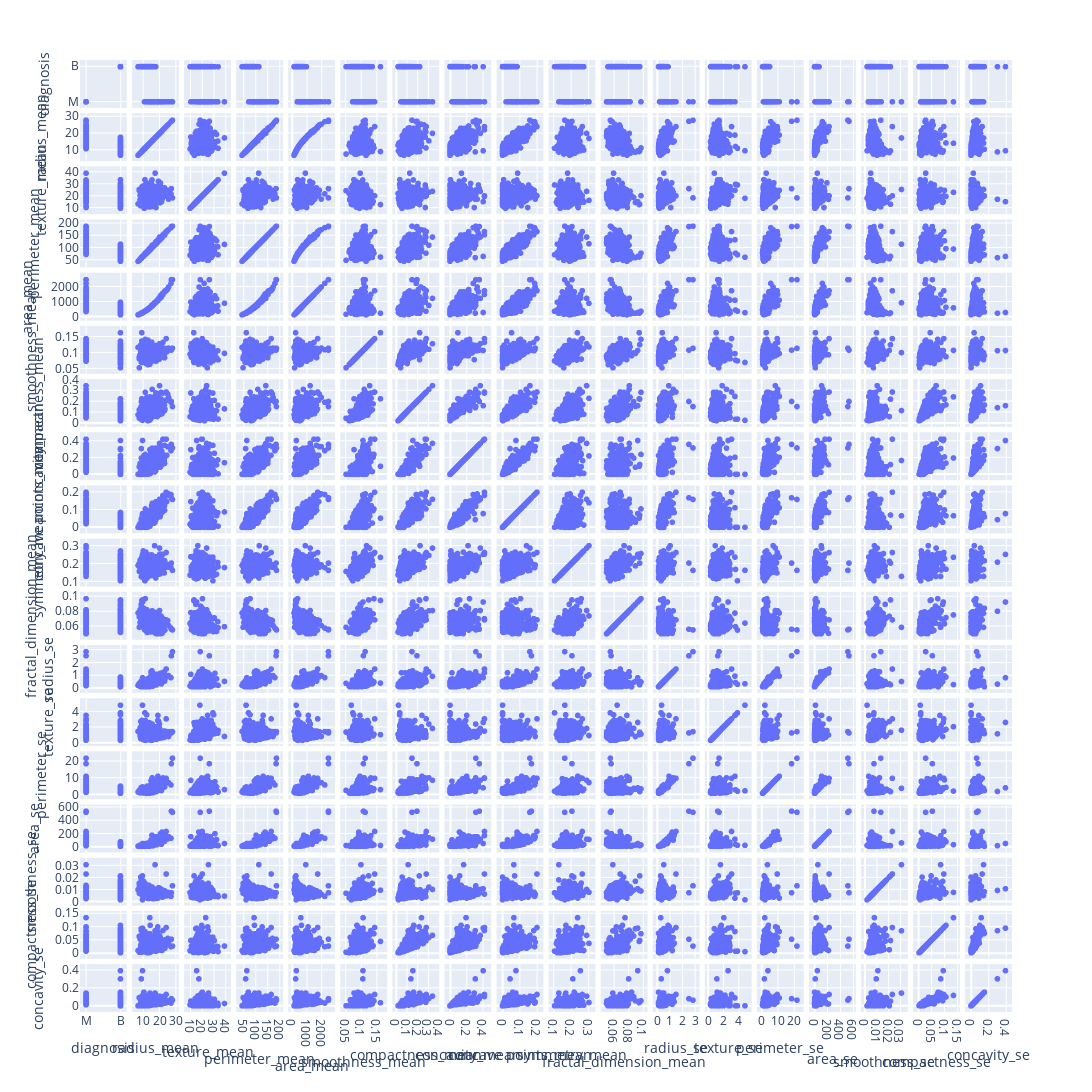

Write notebook code for a chart like this one.
### Code cell
fig = px.scatter_matrix(data, dimensions=data.columns[0:18])#,color=data_train.columns[8])
fig.update_layout(
    autosize=True,
    width=2000,
    height=2000,
)
fig.update_yaxes(automargin=True)

fig.show()

### Figure 1 — Plotly figure (JSON) as saved in the notebook; plotly's stock layout.template omitted (floating-point values rounded to 4 significant figures; data arrays with more than 128 entries replaced by an {"elided": "..."} marker saying what was removed)
{"data": [{"dimensions": [{"axis": {"matches": true}, "label": "diagnosis", "values": {"elided": "569 str values"}}, {"axis": {"matches": true}, "label": "radius_mean", "values": {"elided": "569 float values"}}, {"axis": {"matches": true}, "label": "texture_mean", "values": {"elided": "569 float values"}}, {"axis": {"matches": true}, "label": "perimeter_mean", "values": {"elided": "569 float values"}}, {"axis": {"matches": true}, "label": "area_mean", "values": {"elided": "569 float values"}}, {"axis": {"matches": true}, "label": "smoothness_mean", "values": {"elided": "569 float values"}}, {"axis": {"matches": true}, "label": "compactness_mean", "values": {"elided": "569 float values"}}, {"axis": {"matches": true}, "label": "concavity_mean", "values": {"elided": "569 float values"}}, {"axis": {"matches": true}, "label": "concave points_mean", "values": {"elided": "569 float values"}}, {"axis": {"matches": true}, "label": "symmetry_mean", "values": {"elided": "569 float values"}}, {"axis": {"matches": true}, "label": "fractal_dimension_mean", "values": {"elided": "569 float values"}}, {"axis": {"matches": true}, "label": "radius_se", "values": {"elided": "569 float values"}}, {"axis": {"matches": true}, "label": "texture_se", "values": {"elided": "569 float values"}}, {"axis": {"matches": true}, "label": "perimeter_se", "values": {"elided": "569 float values"}}, {"axis": {"matches": true}, "label": "area_se", "values": {"elided": "569 float values"}}, {"axis": {"matches": true}, "label": "smoothness_se", "values": {"elided": "569 float values"}}, {"axis": {"matches": true}, "label": "compactness_se", "values": {"elided": "569 float values"}}, {"axis": {"matches": true}, "label": "concavity_se", "values": {"elided": "569 float values"}}], "hovertemplate": "%{xaxis.title.text}=%{x}<br>%{yaxis.title.text}=%{y}<extra></extra>", "legendgroup": "", "marker": {"color": "#636efa", "symbol": "circle"}, "name": "", "showlegend": false, "type": "splom"}], "layout": {"autosize": true, "dragmode": "select", "height": 2000, "legend": {"tracegroupgap": 0}, "margin": {"t": 60}, "width": 2000, "yaxis": {"automargin": true}}}
